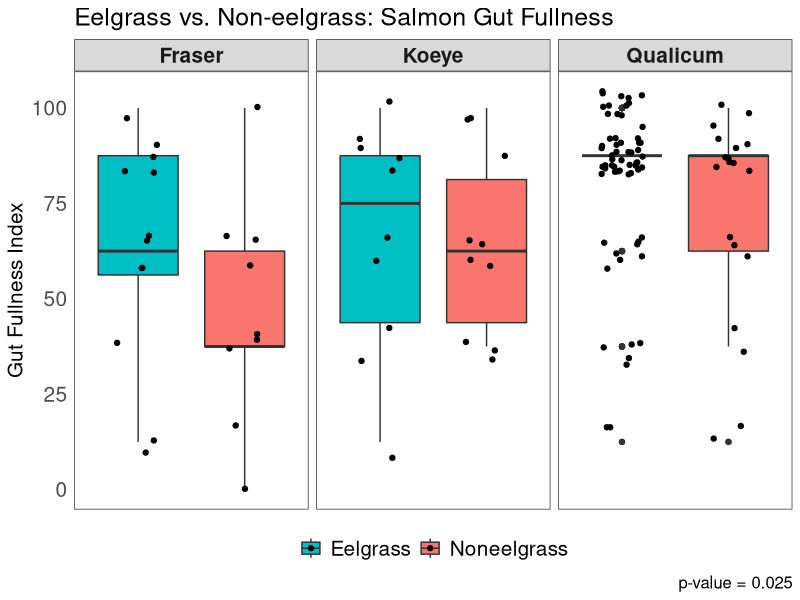
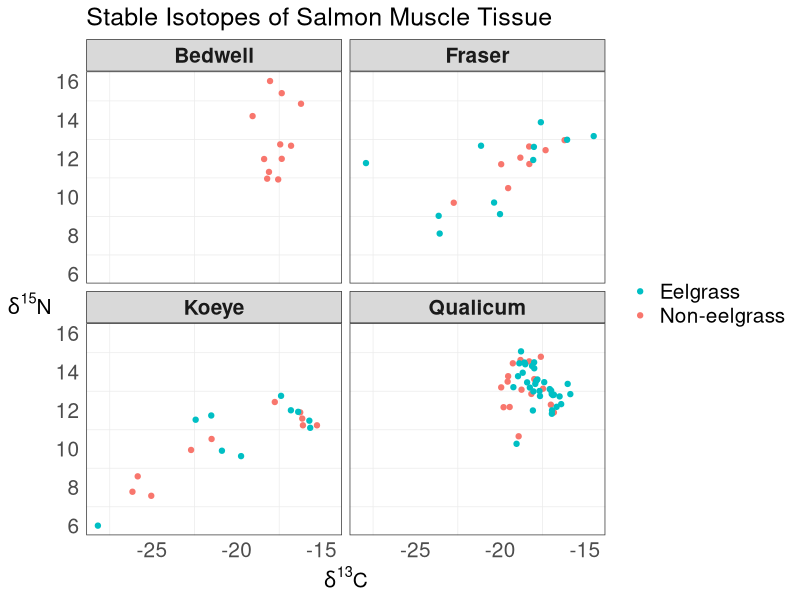

Write R code to recreate these figures, in order. (Note: this script raises an error after producing the figures.)
#EEEEELGRAAAAASS PROOOOOJEEEEECT

setwd("~/Desktop")
#so it knows where to find my gosh darn files! :)

eelgrass <- read.csv(file="eel.csv", stringsAsFactors=FALSE, strip.white=TRUE, na.strings=c("NA",""))
#upload a simple version of raw data file

library(tidyverse)
#load library for ggplot and whatnot

eel <- mutate(eelgrass, Eelsite = paste(Site, Eelgrass, sep = " "))
#make a variable with both site and habitat, separated by a space

#first we'll work with the gut fullness aspect ~

eel$GFI[which(eel$GFI == "0-25")] <- "0-25%"
#fixing a typo, oopsie!

eel$GFI[which(eel$GFI == "0%")] <- "0"
eel$GFI[which(eel$GFI == "0-25%")] <- "12.5"
eel$GFI[which(eel$GFI == "25-50%")] <- "37.5"
eel$GFI[which(eel$GFI == "50-75%")] <- "62.5"
eel$GFI[which(eel$GFI == "75-100%")] <- "87.5"
eel$GFI[which(eel$GFI == "100%")] <- "100"
#changing ranges to something measurable

eel$GFI <- as.numeric(eel$GFI)
#changing from character to numeric

eel$Eelgrass <- as.factor(eel$Eelgrass)
#changing to factor to reflect the two different "levels"

eel$Eelgrass <- factor(eel$Eelgrass, levels(eel$Eelgrass)[c(2, 1)])
#rearranging levels for the sake of the ggplot visuals

gut <- eel %>%
  group_by(ID) %>%
  summarize(GFI=first(GFI), Eelgrass=first(Eelgrass),
            Site=first(Site), Eelsite=first(Eelsite)) %>%
  filter(Site != "Bedwell")
#need to organize data by each fish not by each prey item per fish
#also want to leave out Bedwell since it is useless for comparing

#Gut Fullness Graph!
ggplot(gut, aes(x=Eelgrass, y=GFI, fill=Eelgrass))+ 
  geom_boxplot()+
  facet_wrap(~Site)+
  labs(y="Gut Fullness Index", x=NULL, caption="p-value = 0.025",
       title="Eelgrass vs. Non-eelgrass: Salmon Gut Fullness")+
  theme_bw()+
  theme(axis.text.x=element_blank(), axis.ticks=element_blank(),
        legend.position = "bottom", legend.title = element_blank(),
        panel.grid = element_blank(),
        axis.text = element_text(size=15),
        axis.title = element_text(size=15),
        legend.text = element_text(size=15),
        title = element_text(size=15),
        strip.text = element_text(size=15, face="bold"))+
  scale_x_discrete(limits=c("Eelgrass", "Noneelgrass")) +
  scale_fill_discrete(breaks=c("Eelgrass", "Noneelgrass"))+
  geom_jitter(width=0.2)
#NEED TO CHANGE PANEL TITLES SOMEHOW! *****

#working on a t-test for GFI values (not including bedwell)
#y1 <- filter(gut, Eelgrass == "Eelgrass")
#ya <- as.vector(y1[["GFI"]])
#create first vector for eelgrass
#y2 <- filter(gut, Eelgrass == "Noneelgrass")
#yb <- as.vector(y2[["GFI"]])
#create second vector for noneelgrass
#yc <- length(ya)-length(yb)
#yd <- rep_len(NA, yc)
#have to have same sample sizes, difference calculated using length
#ye <- c(yb, yd)
#our completed noneelgrass vector with the right sample size
#t.test(ya, ye)
#results give p-value=0.02529, are able to reject null hypothesis!
#hash-tagged out because I don't need to keep running this code.

#switching it up to isotope work now ~

isotope <- read.csv(file="iso.csv", stringsAsFactors=FALSE, strip.white=TRUE, na.strings=c("NA",""))
#loading/reading isotope data in

iso <- mutate(isotope, Eelsite = paste(Site, Eelgrass, sep = " "))
#add variable w/eelgrass site just other dataframe (necessary tho?)

iso$Eelgrass <- as.factor(iso$Eelgrass)
#changing to factor to reflect the two different "levels"

iso$Eelgrass <- factor(iso$Eelgrass, levels(iso$Eelgrass)[c(2, 1)])
#rearranging levels for the sake of the ggplot visuals

#Isotope Graph!
ggplot(iso, aes(carb, nitro))+
  geom_point(aes(color=Eelgrass)) + facet_wrap(~ Site) +
  labs(x=expression(paste(delta^"13","C")),
       y=expression(paste(delta^"15","N")),
       title= "Stable Isotopes of Salmon Muscle Tissue")+
  theme_bw()+
  theme(axis.ticks=element_blank(), legend.title=element_blank(),
        panel.grid.major = element_blank(),
        axis.title = element_text(size=15),
        axis.text = element_text(size=15),
        axis.title.y = element_text(angle = 0, vjust = 0.5),
        legend.text = element_text(size=15),
        title = element_text(size=15),
        strip.text = element_text(size=15, face="bold"))+
  guides(color = guide_legend(reverse = TRUE))
#Still need to change panel titles for this graph too! *****

#working on diet data now, to graph abundance and whatnot! ~

eel$Group <- as.factor(eel$Group)
#changing to factor to reflect the different "levels" of prey items

#replace groups since there's too many
eel$Group[which(eel$Group=="Arachnid")] <- "Insect"
eel$Group[which(eel$Group=="Crustacean")] <- "Arthropod"
eel$Group[which(eel$Group=="Caprellid")] <- "Amphipod"
eel$Group[which(eel$Group=="Corophiid")] <- "Amphipod"
eel$Group[which(eel$Group=="Hyperiid")] <- "Amphipod"
eel$Group[which(eel$Group=="Gammarid")] <- "Amphipod"
eel$Group[which(eel$Group=="Calanoid")] <- "Copepod"
eel$Group[which(eel$Group=="Harpacticoid")] <- "Copepod"
eel$Group[which(eel$Group=="Cyclopoid/Poecilostomatoid")] <- "Copepod"
eel$Group[which(eel$Group=="Malacostracan")] <- "Arthropod"
eel$Group <- as.character(eel$Group) #change to create new "level"
eel$Group[which(eel$Group=="Digested food")] <- "Digested/Other"
eel$Group[which(eel$Group=="Detritus")] <- "Digested/Other"
eel$Group[which(eel$Group=="Diatom")] <- "Digested/Other"
eel$Group[which(eel$Group=="Parasite")] <- "Digested/Other"
eel$Group[which(eel$Group=="Octopus")] <- "Digested/Other"
eel$Group[which(eel$Group=="Cyphonaut")] <- "Digested/Other"
eel$Group[which(eel$Group=="Bivalve")] <- "Digested/Other"
eel$Group[which(eel$Group=="Chaetognath")] <- "Digested/Other"
eel$Group[which(eel$Group=="Polychaete")] <- "Digested/Other"
eel$Group[which(eel$Group=="Pteropod")] <- "Digested/Other"
eel$Group[which(eel$Group=="Jellyfish")] <- "Digested/Other"
eel$Group[which(eel$Group=="Cumacean")] <- "Arthropod"
eel$Group[which(eel$Group=="Euphausiid")] <- "Arthropod"
eel$Group[which(eel$Group=="Isopod")] <- "Arthropod"
eel$Group[which(eel$Group=="Larvacean")] <- "Digested/Other"
eel$Group[which(eel$Group=="Mysid")] <- "Arthropod"
eel$Group[which(eel$Group=="Cladoceran")] <- "Arthropod"
eel$Group[which(eel$Group=="Ostracod")] <- "Arthropod"
#switching the class back and forth gets rid of empty levels
eel$Group <- as.factor(eel$Group)
eel$Group <- as.character(eel$Group)
eel$Group <- as.factor(eel$Group)
levels(eel$Group)
#there, it's more simple to work with now!

#group together prey so there's no repeated rows for multiple prey
filt <- filter(eel, Group=="Amphipod")
amph <- filt %>%
  group_by(filt$ID) %>%
  summarize(ID=first(ID), abd=sum(Abundance), bio=sum(Biomass), Group=first(Group),
            Eelsite=first(Eelsite), Eelgrass=first(Eelgrass), Site=first(Site)) %>%
  select(ID, abd, bio, Group, Eelsite, Eelgrass, Site)
#HOLY GUACAMOLE I THINK I GOT IT TO FINALLY WOOOOORK! FOR REAL THO!

filt <- filter(eel, Group=="Arthropod")
arth <- filt %>%
  group_by(filt$ID) %>%
  summarize(ID=first(ID), abd=sum(Abundance), bio=sum(Biomass), Group=first(Group),
            Eelsite=first(Eelsite), Eelgrass=first(Eelgrass), Site=first(Site)) %>%
  select(ID, abd, bio, Group, Eelsite, Eelgrass, Site)
#first amphipod then arthropod then repeat manually for each prey

filt <- filter(eel, Group=="Barnacle")
barn <- filt %>%
  group_by(filt$ID) %>%
  summarize(ID=first(ID), abd=sum(Abundance), bio=sum(Biomass), Group=first(Group),
            Eelsite=first(Eelsite), Eelgrass=first(Eelgrass), Site=first(Site)) %>%
  select(ID, abd, bio, Group, Eelsite, Eelgrass, Site)

filt <- filter(eel, Group=="Copepod")
cope <- filt %>%
  group_by(filt$ID) %>%
  summarize(ID=first(ID), abd=sum(Abundance), bio=sum(Biomass), Group=first(Group),
            Eelsite=first(Eelsite), Eelgrass=first(Eelgrass), Site=first(Site)) %>%
  select(ID, abd, bio, Group, Eelsite, Eelgrass, Site)

filt <- filter(eel, Group=="Decapod")
deca <- filt %>%
  group_by(filt$ID) %>%
  summarize(ID=first(ID), abd=sum(Abundance), bio=sum(Biomass), Group=first(Group),
            Eelsite=first(Eelsite), Eelgrass=first(Eelgrass), Site=first(Site)) %>%
  select(ID, abd, bio, Group, Eelsite, Eelgrass, Site) %>%
  print(head(deca))

filt <- filter(eel, Group=="Digested/Other")
digf <- filt %>%
  group_by(filt$ID) %>%
  summarize(ID=first(ID), abd=sum(Abundance), bio=sum(Biomass), Group=first(Group),
            Eelsite=first(Eelsite), Eelgrass=first(Eelgrass), Site=first(Site)) %>%
  select(ID, abd, bio, Group, Eelsite, Eelgrass, Site)

filt <- filter(eel, Group=="Fish")
fish <- filt %>%
  group_by(filt$ID) %>%
  summarize(ID=first(ID), abd=sum(Abundance), bio=sum(Biomass), Group=first(Group),
            Eelsite=first(Eelsite), Eelgrass=first(Eelgrass), Site=first(Site)) %>%
  select(ID, abd, bio, Group, Eelsite, Eelgrass, Site)

filt <- filter(eel, Group=="Insect")
inse <- filt %>%
  group_by(filt$ID) %>%
  summarize(ID=first(ID), abd=sum(Abundance), bio=sum(Biomass), Group=first(Group),
            Eelsite=first(Eelsite), Eelgrass=first(Eelgrass), Site=first(Site)) %>%
  select(ID, abd, bio, Group, Eelsite, Eelgrass, Site)

neweel <- rbind(amph, arth, barn, cope, deca, digf, fish, inse)
#my fabulous new dataframe with prey abd and biom grouped together!

str(neweel)
#just double checking that the data is as it should be

#Now... Have to take the ave. abundances for each region/habitat!
filt <- filter(neweel, Group=="Amphipod")
Amph <- filt %>%
  group_by(filt$Eelsite) %>%
  summarize(Eelsite=first(Eelsite), Abd=mean(abd), Bio=mean(bio),
            Group=first(Group),Eelgrass=first(Eelgrass), Site=first(Site)) %>%
  select(Eelsite, Abd, Bio, Group, Eelgrass, Site)
#copying the layout of the last transformation but for diff purpose

filt <- filter(neweel, Group=="Arthropod")
Arth <- filt %>%
  group_by(filt$Eelsite) %>%
  summarize(Eelsite=first(Eelsite), Abd=mean(abd), Bio=mean(bio),
            Group=first(Group),Eelgrass=first(Eelgrass), Site=first(Site)) %>%
  select(Eelsite, Abd, Bio, Group, Eelgrass, Site)
#first amphipod then arthropod then repeat manually for each prey

filt <- filter(neweel, Group=="Barnacle")
Barn <- filt %>%
  group_by(filt$Eelsite) %>%
  summarize(Eelsite=first(Eelsite), Abd=mean(abd), Bio=mean(bio),
            Group=first(Group),Eelgrass=first(Eelgrass), Site=first(Site)) %>%
  select(Eelsite, Abd, Bio, Group, Eelgrass, Site)

filt <- filter(neweel, Group=="Copepod")
Cope <- filt %>%
  group_by(filt$Eelsite) %>%
  summarize(Eelsite=first(Eelsite), Abd=mean(abd), Bio=mean(bio),
            Group=first(Group),Eelgrass=first(Eelgrass), Site=first(Site)) %>%
  select(Eelsite, Abd, Bio, Group, Eelgrass, Site)

filt <- filter(neweel, Group=="Decapod")
Deca <- filt %>%
  group_by(filt$Eelsite) %>%
  summarize(Eelsite=first(Eelsite), Abd=mean(abd), Bio=mean(bio),
            Group=first(Group),Eelgrass=first(Eelgrass), Site=first(Site)) %>%
  select(Eelsite, Abd, Bio, Group, Eelgrass, Site)

filt <- filter(neweel, Group=="Digested/Other")
Digf <- filt %>%
  group_by(filt$Eelsite) %>%
  summarize(Eelsite=first(Eelsite), Abd=mean(abd), Bio=mean(bio),
            Group=first(Group),Eelgrass=first(Eelgrass), Site=first(Site)) %>%
  select(Eelsite, Abd, Bio, Group, Eelgrass, Site)

filt <- filter(neweel, Group=="Fish")
Fish <- filt %>%
  group_by(filt$Eelsite) %>%
  summarize(Eelsite=first(Eelsite), Abd=mean(abd), Bio=mean(bio),
            Group=first(Group),Eelgrass=first(Eelgrass), Site=first(Site)) %>%
  select(Eelsite, Abd, Bio, Group, Eelgrass, Site)

filt <- filter(neweel, Group=="Insect")
Inse <- filt %>%
  group_by(filt$Eelsite) %>%
  summarize(Eelsite=first(Eelsite), Abd=mean(abd), Bio=mean(bio),
            Group=first(Group),Eelgrass=first(Eelgrass), Site=first(Site)) %>%
  select(Eelsite, Abd, Bio, Group, Eelgrass, Site)

eelgr <- rbind(Amph, Arth, Barn, Cope, Deca, Digf, Fish, Inse)
#my fabulous new dataframe with prey Abd and Biom averaged together

str(eelgr)
#making sure it all looks okay and it does! So now, graphing!

eelgr$Eelgrass <- factor(eelgr$Eelgrass, levels(eelgr$Eelgrass)[c(2, 1)])
#putting eelgrass before noneelgrass for this particular plot

eelgr$Eelsite <- as.factor(eelgr$Eelsite)
#rearranging levels for site and eelgrass

eelgr$Eelsite <- factor(eelgr$Eelsite, levels(eelgr$Eelsite)[c(5, 4, 3, 2, 1, 7, 6)])
#re-ordering levels to make it look nice for graphs!

#Raw Abundance Graph
eelgr %>%
  ggplot(aes(Eelsite, Abd))+
  geom_bar(aes(fill=Group), stat="identity")+
  theme_minimal()+
  theme(axis.ticks=element_blank(),
        panel.grid.major = element_blank(),
        title = element_text(size=15),
        axis.text = element_text(size=15),
        legend.text = element_text(size=12))+
  coord_flip() +
  labs(title="Average Prey Abundance", x=NULL,
       y="Ave. Abundance (# of organisms)")+
  guides(fill=guide_legend(title="Prey Group"))
#looks amaze now

#Relative Abundance Graph (100% y scale)
ggplot(eelgr, aes(Eelsite, Abd)) +
  geom_bar(aes(fill=Group), position="fill", stat="identity")+
  theme_minimal()+
  theme(axis.ticks=element_blank(),
        panel.grid = element_blank(),
        title = element_text(size=15),
        axis.text = element_text(size=15),
        legend.text = element_text(size=12))+
  coord_flip() +
  labs(title="Relative Prey Abundance", x=NULL,
       y="Relative Abundance (%)")+
  guides(fill=guide_legend(title="Prey Group"))+
  scale_y_continuous(labels=scales::unit_format("", 100))

#Raw Biomass Graph
eelgr %>%
  ggplot(aes(Eelsite, Bio))+
  geom_bar(aes(fill=Group), stat="identity")+
  theme_minimal()+
  theme(axis.text.x = element_text(),
        axis.ticks=element_blank(),
        panel.grid.major = element_blank(),
        title = element_text(size=15),
        axis.text = element_text(size=15),
        legend.text = element_text(size=12))+
  coord_flip() +
  labs(title="Average Prey Biomass", x=NULL,
       y="Ave. Biomass (Wet weight, mg)")+
  guides(fill=guide_legend(title="Prey Group"))

#Relative Biomass Graph
eelgr %>%
  ggplot(aes(Eelsite, Bio))+
  geom_bar(aes(fill=Group), position = "fill", stat = "identity")+
  theme_minimal()+
  theme(axis.ticks=element_blank(),
        panel.grid = element_blank(),
        title = element_text(size=15),
        axis.text = element_text(size=15),
        legend.text = element_text(size=12))+
  coord_flip() +
  labs(title="Relative Prey Biomass", x=NULL,
       y="Relative Biomass (%)")+
  guides(fill=guide_legend(title="Prey Group"))+
  scale_y_continuous(labels=scales::unit_format("", 100))
ggsave("RELB.jpeg")
setwd("~/Eelgrass Project")
#in order to commit to Github and track saves and changes and etc!

#next step is prey selectivity! then nmds analysis and stuff? idk!

setwd("~/Desktop")
#reset working directory to find new file

invert <- read.csv(file="invertebrates.csv", stringsAsFactors=FALSE, strip.white=TRUE, na.strings=c("NA",""))
#read in invertebrate file

invert $Group <- as.factor(invert$Group)
#change to factor

levels(invert$Group)
#check the groups

eelgrass <- mutate(eelgrass, Eelsite = paste(Site, Eelgrass, sep = " "))
#mutate this dataframe with eelsite as well

eelgrass$Group <- as.factor(eelgrass$Group)
#turn into factor

#change groups to match inverts
eelgrass$Group[which(eelgrass$Group=="Arachnid")] <- "Insect"
eelgrass$Group <- as.character(eelgrass$Group) #change to create new "level"
eelgrass$Group[which(eelgrass$Group=="Crustacean")] <- "Digested/Other"
eelgrass$Group[which(eelgrass$Group=="Corophiid")] <- "Digested/Other"
eelgrass$Group[which(eelgrass$Group=="Malacostracan")] <- "Digested/Other"
eelgrass$Group[which(eelgrass$Group=="Digested food")] <- "Digested/Other"
eelgrass$Group[which(eelgrass$Group=="Detritus")] <- "Digested/Other"
eelgrass$Group[which(eelgrass$Group=="Diatom")] <- "Digested/Other"
eelgrass$Group[which(eelgrass$Group=="Parasite")] <- "Digested/Other"
eelgrass$Group[which(eelgrass$Group=="Octopus")] <- "Digested/Other"
eelgrass$Group[which(eelgrass$Group=="Cyphonaut")] <- "Digested/Other"
eelgrass$Group[which(eelgrass$Group=="Chaetognath")] <- "Digested/Other"
eelgrass$Group[which(eelgrass$Group=="Isopod")] <- "Digested/Other"
eelgrass$Group[which(eelgrass$Group=="Arthropod")] <- "Digested/Other"
eelgrass$Group[which(eelgrass$Group=="Amphipod")] <- "Digested/Other"
eelgrass$Group[which(eelgrass$Group=="Copepod")] <- "Digested/Other"
#switching the class back and forth gets rid of empty levels
eelgrass$Group <- as.factor(eelgrass$Group)
eelgrass$Group <- as.character(eelgrass$Group)
eelgrass$Group <- as.factor(eelgrass$Group)
levels(eelgrass$Group)
#there, inverts and stom data have matching groups now

#group prey together so there's no repeating rows
filt <- filter(eelgrass, Group=="Barnacle")
barn <- filt %>%
  group_by(filt$ID) %>%
  summarize(ID=first(ID), abd=sum(Abundance), Group=first(Group),
            Eelsite=first(Eelsite), Eelgrass=first(Eelgrass), Site=first(Site)) %>%
  select(ID, abd, Group, Eelsite, Eelgrass, Site)
#manually repeating each step is the best way I know how to do it.
filt <- filter(eelgrass, Group=="Bivalve")
biv <- filt %>%
  group_by(filt$ID) %>%
  summarize(ID=first(ID), abd=sum(Abundance), Group=first(Group),
            Eelsite=first(Eelsite), Eelgrass=first(Eelgrass), Site=first(Site)) %>%
  select(ID, abd, Group, Eelsite, Eelgrass, Site)

filt <- filter(eelgrass, Group=="Calanoid")
cal <- filt %>%
  group_by(filt$ID) %>%
  summarize(ID=first(ID), abd=sum(Abundance), Group=first(Group),
            Eelsite=first(Eelsite), Eelgrass=first(Eelgrass), Site=first(Site)) %>%
  select(ID, abd, Group, Eelsite, Eelgrass, Site)

filt <- filter(eelgrass, Group=="Caprellid")
capr <- filt %>%
  group_by(filt$ID) %>%
  summarize(ID=first(ID), abd=sum(Abundance), Group=first(Group),
            Eelsite=first(Eelsite), Eelgrass=first(Eelgrass), Site=first(Site)) %>%
  select(ID, abd, Group, Eelsite, Eelgrass, Site)

filt <- filter(eelgrass, Group=="Cladoceran")
clad <- filt %>%
  group_by(filt$ID) %>%
  summarize(ID=first(ID), abd=sum(Abundance), Group=first(Group),
            Eelsite=first(Eelsite), Eelgrass=first(Eelgrass), Site=first(Site)) %>%
  select(ID, abd, Group, Eelsite, Eelgrass, Site)

filt <- filter(eelgrass, Group=="Cumacean")
cuma <- filt %>%
  group_by(filt$ID) %>%
  summarize(ID=first(ID), abd=sum(Abundance), Group=first(Group),
            Eelsite=first(Eelsite), Eelgrass=first(Eelgrass), Site=first(Site)) %>%
  select(ID, abd, Group, Eelsite, Eelgrass, Site)

filt <- filter(eelgrass, Group=="Cyclopoid/Poecilostomatoid")
cycl <- filt %>%
  group_by(filt$ID) %>%
  summarize(ID=first(ID), abd=sum(Abundance), Group=first(Group),
            Eelsite=first(Eelsite), Eelgrass=first(Eelgrass), Site=first(Site)) %>%
  select(ID, abd, Group, Eelsite, Eelgrass, Site)

filt <- filter(eelgrass, Group=="Decapod")
deca <- filt %>%
  group_by(filt$ID) %>%
  summarize(ID=first(ID), abd=sum(Abundance), Group=first(Group),
            Eelsite=first(Eelsite), Eelgrass=first(Eelgrass), Site=first(Site)) %>%
  select(ID, abd, Group, Eelsite, Eelgrass, Site)

filt <- filter(eelgrass, Group=="Digested/Other")
digf <- filt %>%
  group_by(filt$ID) %>%
  summarize(ID=first(ID), abd=sum(Abundance), Group=first(Group),
            Eelsite=first(Eelsite), Eelgrass=first(Eelgrass), Site=first(Site)) %>%
  select(ID, abd, Group, Eelsite, Eelgrass, Site)

filt <- filter(eelgrass, Group=="Euphausiid")
euph <- filt %>%
  group_by(filt$ID) %>%
  summarize(ID=first(ID), abd=sum(Abundance), Group=first(Group),
            Eelsite=first(Eelsite), Eelgrass=first(Eelgrass), Site=first(Site)) %>%
  select(ID, abd, Group, Eelsite, Eelgrass, Site)

filt <- filter(eelgrass, Group=="Fish")
fish <- filt %>%
  group_by(filt$ID) %>%
  summarize(ID=first(ID), abd=sum(Abundance), Group=first(Group),
            Eelsite=first(Eelsite), Eelgrass=first(Eelgrass), Site=first(Site)) %>%
  select(ID, abd, Group, Eelsite, Eelgrass, Site)

filt <- filter(eelgrass, Group=="Gammarid")
gam <- filt %>%
  group_by(filt$ID) %>%
  summarize(ID=first(ID), abd=sum(Abundance), Group=first(Group),
            Eelsite=first(Eelsite), Eelgrass=first(Eelgrass), Site=first(Site)) %>%
  select(ID, abd, Group, Eelsite, Eelgrass, Site)

filt <- filter(eelgrass, Group=="Harpacticoid")
harp <- filt %>%
  group_by(filt$ID) %>%
  summarize(ID=first(ID), abd=sum(Abundance), Group=first(Group),
            Eelsite=first(Eelsite), Eelgrass=first(Eelgrass), Site=first(Site)) %>%
  select(ID, abd, Group, Eelsite, Eelgrass, Site)

filt <- filter(eelgrass, Group=="Hyperiid")
hyp <- filt %>%
  group_by(filt$ID) %>%
  summarize(ID=first(ID), abd=sum(Abundance), Group=first(Group),
            Eelsite=first(Eelsite), Eelgrass=first(Eelgrass), Site=first(Site)) %>%
  select(ID, abd, Group, Eelsite, Eelgrass, Site)

filt <- filter(eelgrass, Group=="Insect")
ins <- filt %>%
  group_by(filt$ID) %>%
  summarize(ID=first(ID), abd=sum(Abundance), Group=first(Group),
            Eelsite=first(Eelsite), Eelgrass=first(Eelgrass), Site=first(Site)) %>%
  select(ID, abd, Group, Eelsite, Eelgrass, Site)

filt <- filter(eelgrass, Group=="Jellyfish")
jell <- filt %>%
  group_by(filt$ID) %>%
  summarize(ID=first(ID), abd=sum(Abundance), Group=first(Group),
            Eelsite=first(Eelsite), Eelgrass=first(Eelgrass), Site=first(Site)) %>%
  select(ID, abd, Group, Eelsite, Eelgrass, Site)

filt <- filter(eelgrass, Group=="Larvacean")
larv <- filt %>%
  group_by(filt$ID) %>%
  summarize(ID=first(ID), abd=sum(Abundance), Group=first(Group),
            Eelsite=first(Eelsite), Eelgrass=first(Eelgrass), Site=first(Site)) %>%
  select(ID, abd, Group, Eelsite, Eelgrass, Site)

filt <- filter(eelgrass, Group=="Mysid")
mys <- filt %>%
  group_by(filt$ID) %>%
  summarize(ID=first(ID), abd=sum(Abundance), Group=first(Group),
            Eelsite=first(Eelsite), Eelgrass=first(Eelgrass), Site=first(Site)) %>%
  select(ID, abd, Group, Eelsite, Eelgrass, Site)

filt <- filter(eelgrass, Group=="Ostracod")
ostr <- filt %>%
  group_by(filt$ID) %>%
  summarize(ID=first(ID), abd=sum(Abundance), Group=first(Group),
            Eelsite=first(Eelsite), Eelgrass=first(Eelgrass), Site=first(Site)) %>%
  select(ID, abd, Group, Eelsite, Eelgrass, Site)

filt <- filter(eelgrass, Group=="Polychaete")
poly <- filt %>%
  group_by(filt$ID) %>%
  summarize(ID=first(ID), abd=sum(Abundance), Group=first(Group),
            Eelsite=first(Eelsite), Eelgrass=first(Eelgrass), Site=first(Site)) %>%
  select(ID, abd, Group, Eelsite, Eelgrass, Site)

filt <- filter(eelgrass, Group=="Pteropod")
pter <- filt %>%
  group_by(filt$ID) %>%
  summarize(ID=first(ID), abd=sum(Abundance), Group=first(Group),
            Eelsite=first(Eelsite), Eelgrass=first(Eelgrass), Site=first(Site)) %>%
  select(ID, abd, Group, Eelsite, Eelgrass, Site)

eelgrass2 <- rbind(barn, biv, cal, capr, clad, cuma, cycl, deca,
                   digf, euph, fish, gam, harp, hyp, ins, jell,
                   larv, mys, ostr, poly, pter) #new dataframe!

str(eelgrass2)
#check that it all worked out okay

#now we need the proportions for each site to compare w inverts!
filt <- filter(eelgrass2, Eelsite == "Qualicum Eelgrass")
QE <- filt %>%
  group_by(Group) %>%
  summarize(Abd=mean(abd), Total=sum(abd), Proportion=Abd/Total*100,
            Eelsite=first(Eelsite), Eelgrass=first(Eelgrass), Site=first(Site)) %>%
  select(Eelsite, Proportion, Group, Eelgrass, Site)
#one for each site
filt <- filter(eelgrass2, Eelsite == "Qualicum Noneelgrass")
QN <- filt %>%
  group_by(Group) %>%
  summarize(Abd=mean(abd), Total=sum(abd), Proportion=Abd/Total*100,
            Eelsite=first(Eelsite), Eelgrass=first(Eelgrass), Site=first(Site)) %>%
  select(Eelsite, Proportion, Group, Eelgrass, Site)

filt <- filter(eelgrass2, Eelsite == "Fraser Eelgrass")
FE <- filt %>%
  group_by(Group) %>%
  summarize(Abd=mean(abd), Total=sum(abd), Proportion=Abd/Total*100,
            Eelsite=first(Eelsite), Eelgrass=first(Eelgrass), Site=first(Site)) %>%
  select(Eelsite, Proportion, Group, Eelgrass, Site)

filt <- filter(eelgrass2, Eelsite == "Fraser Noneelgrass")
FN <- filt %>%
  group_by(Group) %>%
  summarize(Abd=mean(abd), Total=sum(abd), Proportion=Abd/Total*100,
            Eelsite=first(Eelsite), Eelgrass=first(Eelgrass), Site=first(Site)) %>%
  select(Eelsite, Proportion, Group, Eelgrass, Site)

filt <- filter(eelgrass2, Eelsite == "Koeye Eelgrass")
KE <- filt %>%
  group_by(Group) %>%
  summarize(Abd=mean(abd), Total=sum(abd), Proportion=Abd/Total*100,
            Eelsite=first(Eelsite), Eelgrass=first(Eelgrass), Site=first(Site)) %>%
  select(Eelsite, Proportion, Group, Eelgrass, Site)

filt <- filter(eelgrass2, Eelsite == "Koeye Noneelgrass")
KN <- filt %>%
  group_by(Group) %>%
  summarize(Abd=mean(abd), Total=sum(abd), Proportion=Abd/Total*100,
            Eelsite=first(Eelsite), Eelgrass=first(Eelgrass), Site=first(Site)) %>%
  select(Eelsite, Proportion, Group, Eelgrass, Site)

filt <- filter(eelgrass2, Eelsite == "Bedwell noneelgrass")
BN <- filt %>%
  group_by(Group) %>%
  summarize(Abd=mean(abd), Total=sum(abd), Proportion=Abd/Total*100,
            Eelsite=first(Eelsite), Eelgrass=first(Eelgrass), Site=first(Site)) %>%
  select(Eelsite, Proportion, Group, Eelgrass, Site)

sites <- rbind(QE, QN, FE, FN, KE, KN, BN)
#combine into dataframe
str(sites)
#make sure it worked

#sites$inpro <- invert$Proportion[match(sites$Eelsite, invert$Eelsite)]
#match info from dataframes together, not correct way to do it?

#str(sites$inpro)
#summary(sites$inpro)
#check if it worked, it didn't, I give up for now...
